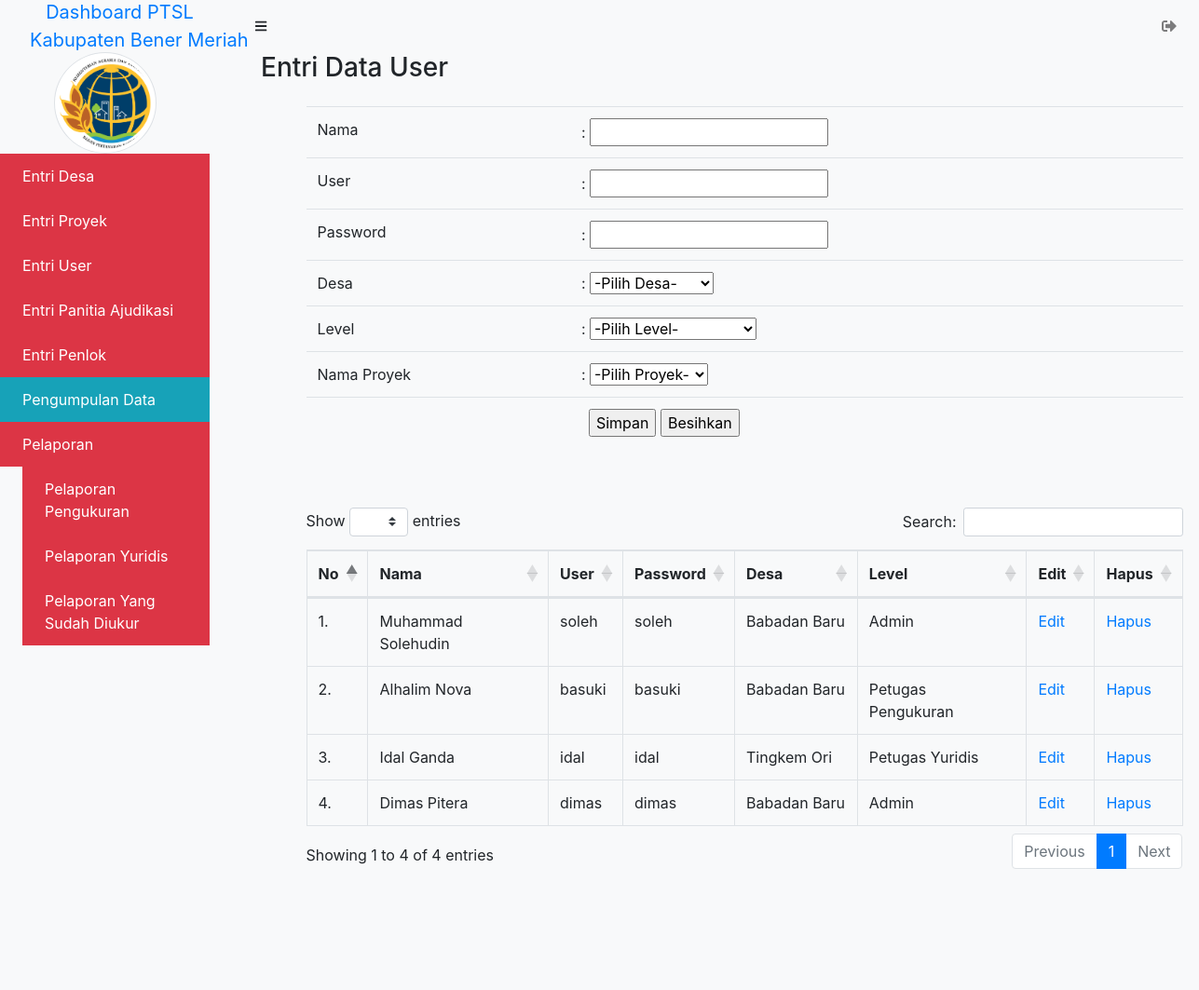
The app's page /admin/data_user/index.php (signed in), older data.
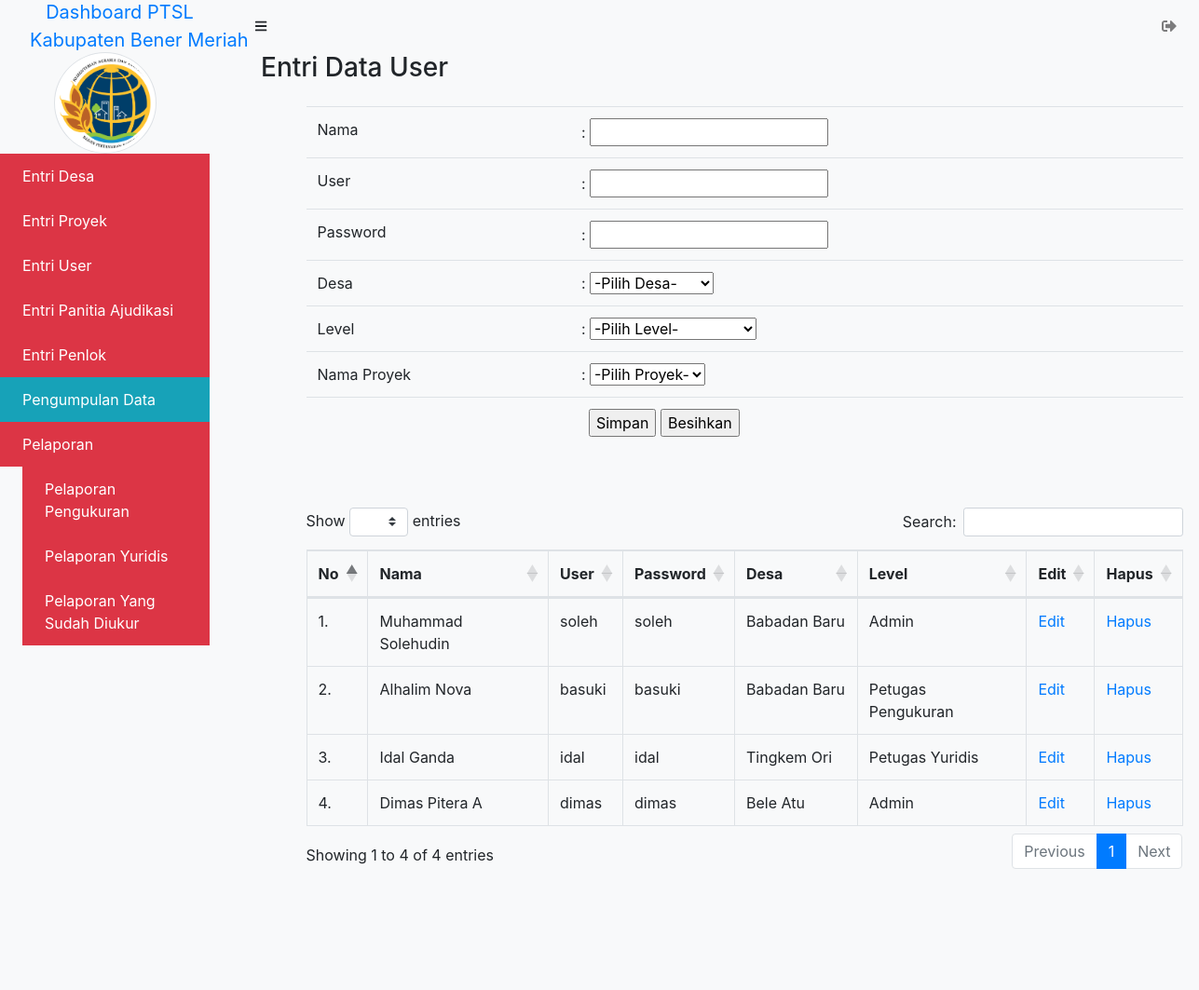
The same page, newer data.
### tables this page shows
CREATE TABLE `user` (
  `id_user` int(11) NOT NULL,
  `nama_user` varchar(100) NOT NULL,
  `user_nama` varchar(100) NOT NULL,
  `password` varchar(225) NOT NULL,
  `id_desa` int(11) NOT NULL,
  `id_level` int(11) NOT NULL,
  `id_proyek` int(11) NOT NULL
);

CREATE TABLE `desa` (
  `id_desa` int(11) NOT NULL,
  `id_kecamatan` int(11) NOT NULL,
  `kode_desa` varchar(50) NOT NULL,
  `nama_desa` varchar(225) NOT NULL,
  `kabupaten` varchar(225) NOT NULL,
  `reje_kampung` varchar(225) NOT NULL,
  `nama_camat` varchar(100) NOT NULL,
  `nip` varchar(50) NOT NULL,
  `alamat` text NOT NULL,
  `kode_pos` varchar(20) NOT NULL
);

CREATE TABLE `level` (
  `id_level` int(11) NOT NULL,
  `nama_level` varchar(100) NOT NULL
);

### admin/data_user/index.php (the view, shortened to what this page needs)
<?php $title = "Entri Data User";
include_once('../_header.php');
?>
			<div id="layoutSidenav_content">
                <main>
                    <div class="container-fluid">
                        <ol>
                            <li class="breadcrumb-item">
                               <h3> Entri Data User</h3>
                            </li>
                        </ol>
                        <div class="row">
                        	<div class="col-xl-auto offset-xl-1">
<?php
function tambah($koneksi){
	?>
		<form action="" method="POST">
			<fieldset>
				<div class="table-responsive">
					<table class="table table-responsive-sm table-hover" border="0">
						<tr>
							<td>Nama </td>
							<td> : <input type="text" name="nama" required /></td>
						</tr>
						<tr>
							<td>User</td>
							<td> : <input type="text" name="user" required /></label></td>
						</tr>
						<tr>
							<td>Password </td>
							<td> : <input type="password" name="password" required/></td>
						</tr>
						<tr>
							<td>Desa</td>
							<td> :
						        <select name="id_desa" required>
						            <option disabled selected value="">-Pilih Desa-</option>
								</select>
					        </td>
					    </tr>
					    <tr>
							<td>Level</td>
							<td> :
						        <select name="id_level" required>
						            <option disabled selected value="">-Pilih Level-</option>
								</select>
					        </td>
					    </tr>
					    <tr>
							<td>Nama Proyek</td>
							<td> :
						        <select name="id_proyek" required>
						            <option disabled selected value="">-Pilih Proyek-</option>
						        </select>
					        </td>
					    </tr>
						<tr>
							<td></td>
							<td><label class="ml-2">
							<input type="submit" name="btn_simpan" value="Simpan"/>
							<input type="reset" name="reset" value="Besihkan"/>
						</label></td>
						</tr>
					</table>
					<br>
				</div>
			</fieldset>
		</form>
	<?php
}
function tampil_data($koneksi){
	$sql = "SELECT * FROM user LEFT JOIN desa ON user.id_desa = desa.id_desa LEFT JOIN level ON user.id_level = level.id_level LEFT JOIN proyek ON user.id_proyek = proyek.id_proyek";
	$query = mysqli_query($koneksi, $sql);
	$nomor = 1;
		echo "<fieldset>";
		echo "<div class='table-responsive'>";
		echo "<table class='table table-responsive-sm table-bordered table-hover' id='user' border='1' cellpadding='10'>";
		echo "<thead>";
			echo "<tr>";
			echo "<th>No</th>
				<th>Nama</th>
				<th>User</th>
				<th>Password</th>
				<th>Desa</th>
				<th>Level</th>
				<th>Edit</th>
				<th>Hapus</th>";
			echo "</tr>";
		echo "</thead>";
		echo "<tbody>";
	while($data = mysqli_fetch_array($query)){
		?>
			<tr>
				<td><?= $nomor++; ?>.</td>
				<td><?php echo $data['nama_user']; ?></td>
				<td><?php echo $data['user_nama']; ?></td>
				<td><?php echo $data['password']; ?></td>
				<td><?php echo $data['nama_desa']; ?></td>
				<td><?php echo $data['nama_level']; ?></td>
				<td>
					<a href="index.php?aksi=update&id=<?php echo $data['id_user']; ?>&nama_user=<?php echo $data['nama_user']; ?>&user_nama=<?php echo $data['user_nama']; ?>&password=<?php echo $data['password']; ?>&nama_desa=<?php echo $data['nama_desa']; ?>&nama_level=<?php echo $data['nama_level']; ?>">Edit</a>
				</td>
				<td>
					<a href="index.php?aksi=delete&id=<?php echo $data['id_user']; ?>" onClick="return confirm('Yakin akan menghapus user <?= $data['nama_user']; ?>?')">Hapus</a>
				</td>
			</tr>
		<?php
	}
	echo "</tbody>";
	echo "</table>";
	echo "</fieldset>";
}
		?>
		<?php
if (isset($_GET['aksi'])){
	switch($_GET['aksi']){
		case "create":
			echo '<a href="index.php"> &laquo; Home</a>';
			tambah($koneksi);
			break;
		case "read":
			tampil_data($koneksi);
			break;
		case "update":
			ubah($koneksi);
			tampil_data($koneksi);
			break;
		case "delete":
			hapus($koneksi);
			break;
		default:
			echo "<h3>Aksi <i>".$_GET['aksi']."</i> tidaka ada!</h3>";
			tambah($koneksi);
			tampil_data($koneksi);
	}
} else {
	tambah($koneksi);
	tampil_data($koneksi);
}
?>
                    		</div>
                    	</div>
                    </div>
				</div>
			</div>
<?php include_once('../_footer.php'); ?>

Row changes from the older to the newer data that the page shows:
changed user "dimas": nama_user "Dimas Pitera" → "Dimas Pitera A"; id_desa.nama_desa "Babadan Baru" → "Bele Atu"
